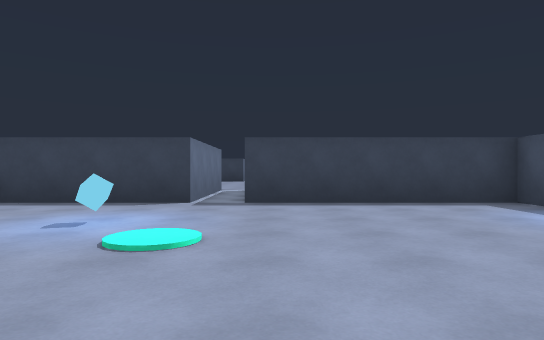
view 1 (above)

22 first-person views from a walk through a Unity game level. The camera is 1.2 m above the floor, looks level and sees 75° across. The floor is counted in squares, 2 m on a side. Each view is taken from the middle of a square. On the plan, view 1 faces up. The plan holds only what a view shows up to about 10 squares ahead; the rest is blank. The place goes on beyond the plan. The player is left out.

view 2
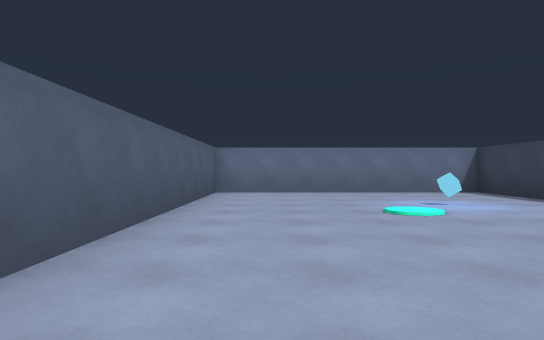

view 3
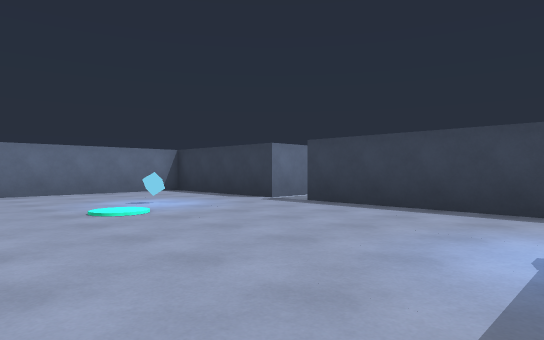

view 4
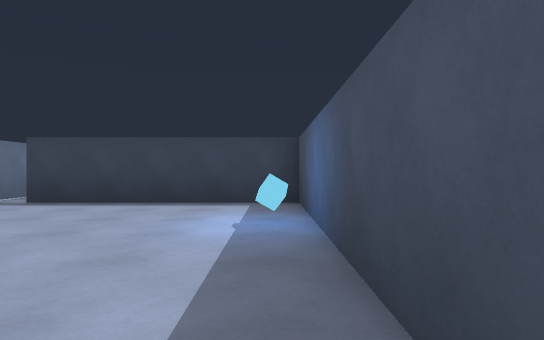

view 5
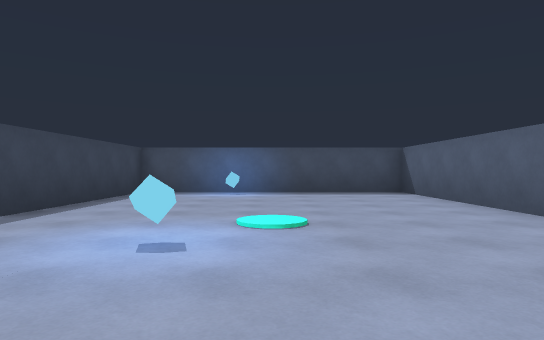

view 6
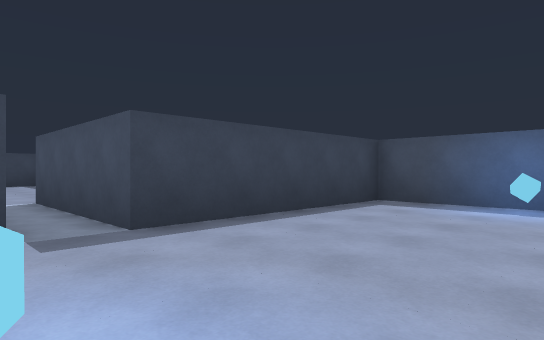

view 7
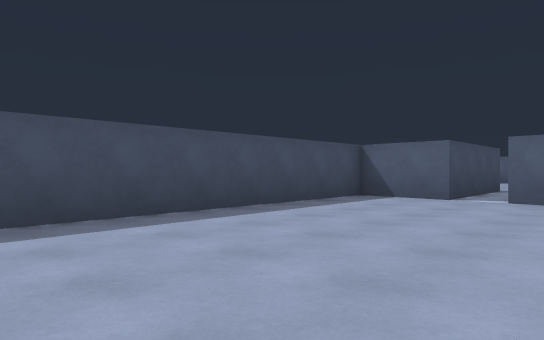

view 8
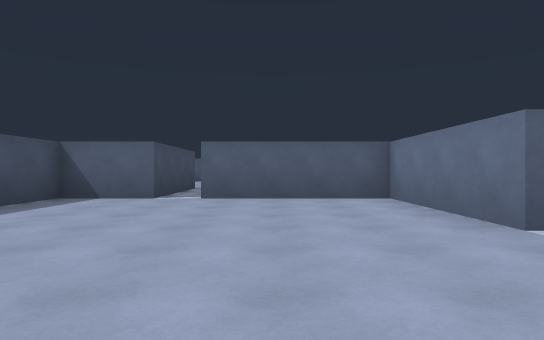

view 9
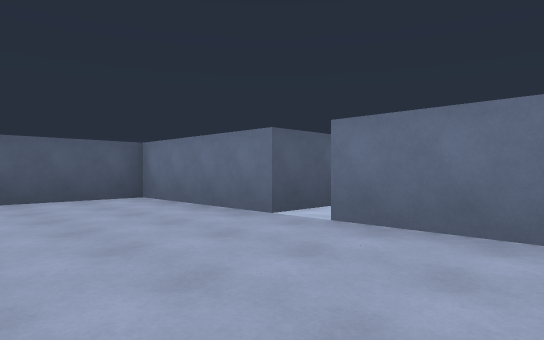

view 10
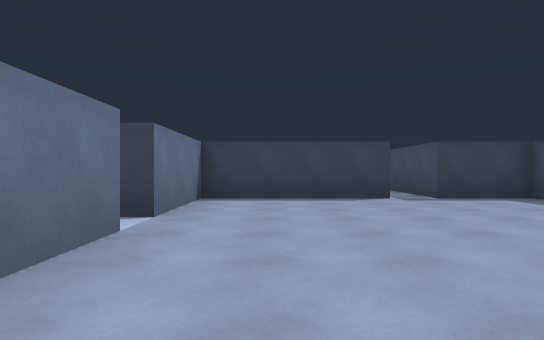

view 11
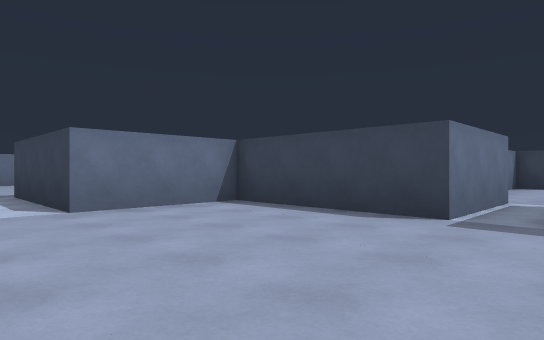

view 12
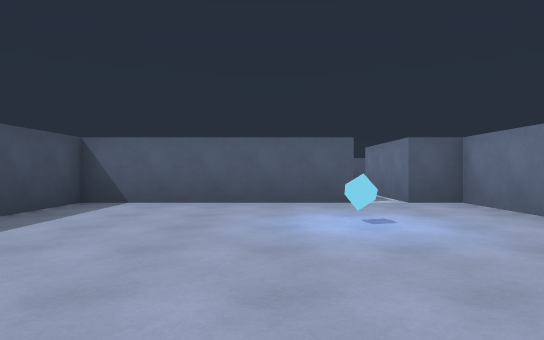

view 13
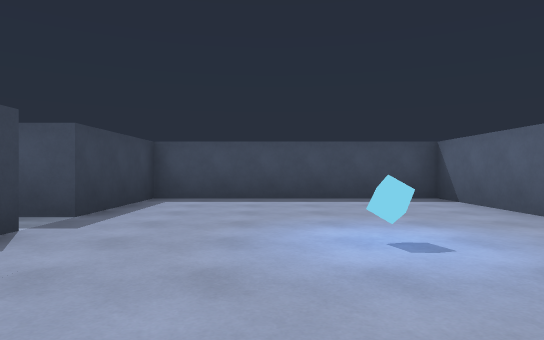

view 14
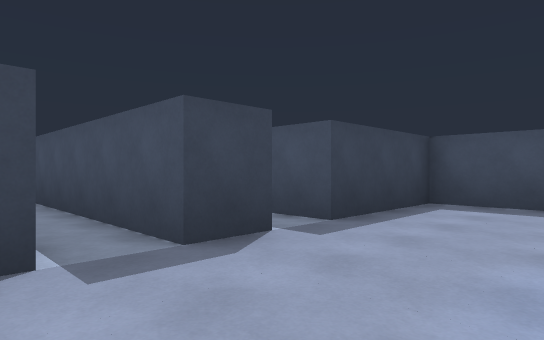

view 15
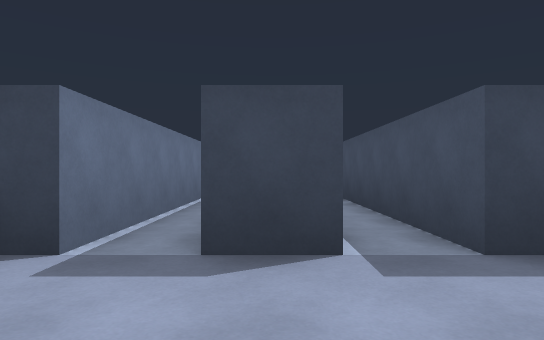

view 16
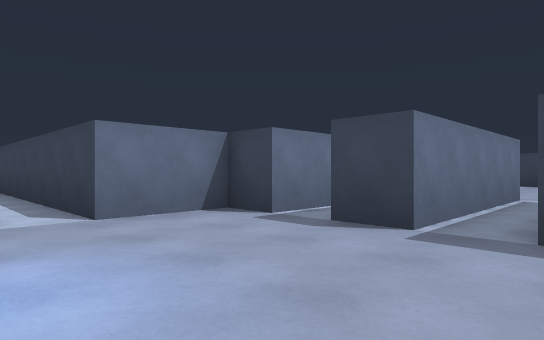

view 17
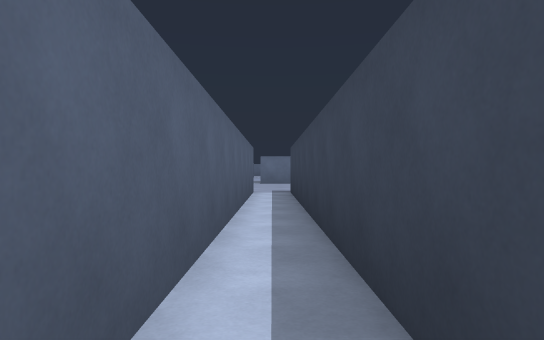

view 18
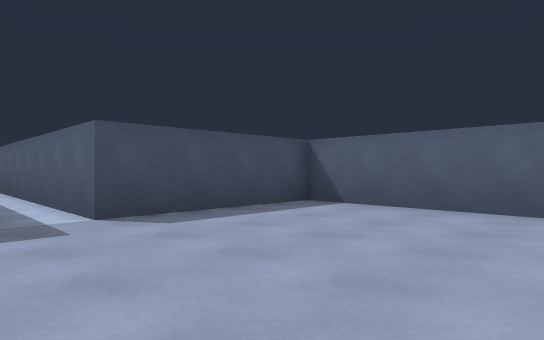

view 19
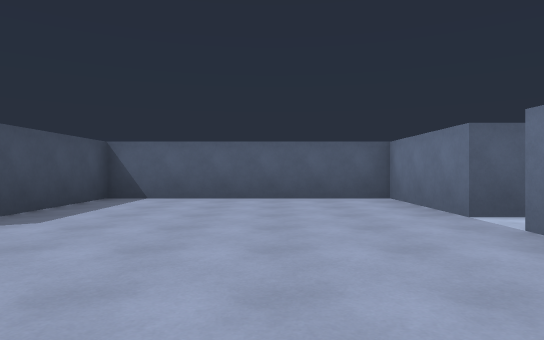

view 20
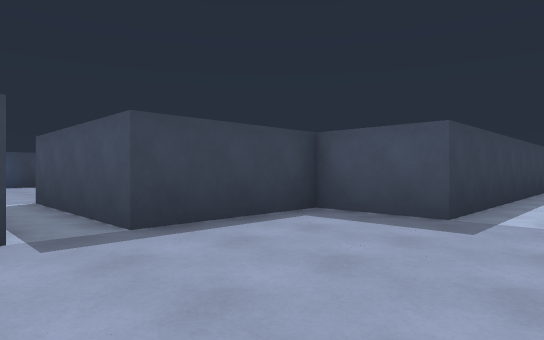

view 21
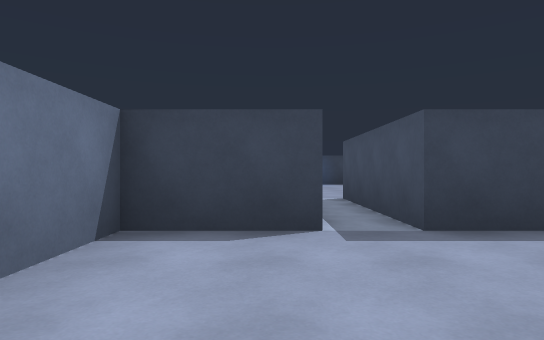

view 22
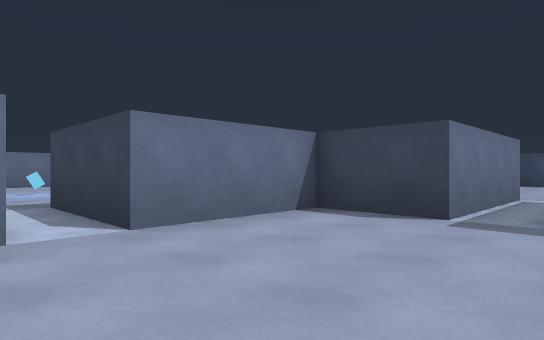

### Floor plan
Ten units are one square. View 1 is at (0, 0); x grows to the right and y downward. Boxes are objects, and circles mark ways between rooms. Rooms are numbered by the first view taken in them; rooms with no view inside come last. Other rooms are left out.
<svg viewBox="-195 -335 245 345">
<path fill="none" stroke="#000" d="M-15 -100 -15 -65 -55 -65 -55 5 45 5 45 -65 -5 -65 -5 -105M-55 -145 -55 -105 -15 -105M-5 -105 15 -105 15 -185 -5 -185 -5 -210M-15 -215 -15 -185 -55 -185 -55 -155M-25 -235 -25 -215 -15 -215M-5 -215 45 -215 45 -275 15 -275 15 -325M5 -325 5 -275 -5 -275 -5 -325M-15 -325 -15 -275 -25 -275 -25 -255M-185 -235 -185 -205 -125 -205 -125 -245 -36 -245M-165 -315 -165 -275 -185 -275 -185 -245M-25 -255 -125 -255 -125 -275 -155 -275 -155 -315"/>
<rect x="-25" y="-45" width="10" height="10" fill="#bbb"><title>other object</title></rect>
<rect x="35" y="-45" width="10" height="10" fill="#bbb"><title>other object</title></rect>
<rect x="-5" y="-245" width="10" height="10" fill="#bbb"><title>other object</title></rect>
<circle cx="-10" cy="-100" r="3" fill="#2a7"/>
<circle cx="-10" cy="-210" r="3" fill="#2a7"/>
<circle cx="-30" cy="-250" r="3" fill="#2a7"/>
<text x="-10" y="-30">1</text>
<text x="-20" y="-150">2</text>
<text x="10" y="-260">3</text>
<text x="-140" y="-250">4</text>
</svg>
Room 1 opens to room 2. Room 2 opens to room 3. Room 3 opens to room 4.

Where each view was taken, in squares from view 1:
view 1: 0 up, 0 right, facing up
view 2: 1 up, 4 right, facing left
view 3: 1 up, 4 right, facing up-left
view 4: 0 up, 4 right, facing up
view 5: 3 up, 5 left, facing right
view 6: 3 up, 2 left, facing up-right
view 7: 18 up, 3 left, facing down-right
view 8: 18 up, 3 left, facing down
view 9: 18 up, 2 left, facing down-left
view 10: 11 up, 4 left, facing up
view 11: 14 up, 0 right, facing up-left
view 12: 28 up, 1 right, facing down
view 13: 25 up, 3 left, facing right
view 14: 25 up, 2 left, facing up-right
view 15: 25 up, 0 right, facing up
view 16: 24 up, 2 right, facing up-left
view 17: 25 up, 3 left, facing left
view 18: 26 up, 17 left, facing down-right
view 19: 28 up, 16 left, facing down
view 20: 24 up, 17 left, facing up-right
view 21: 24 up, 17 left, facing up
view 22: 23 up, 15 left, facing up-left
